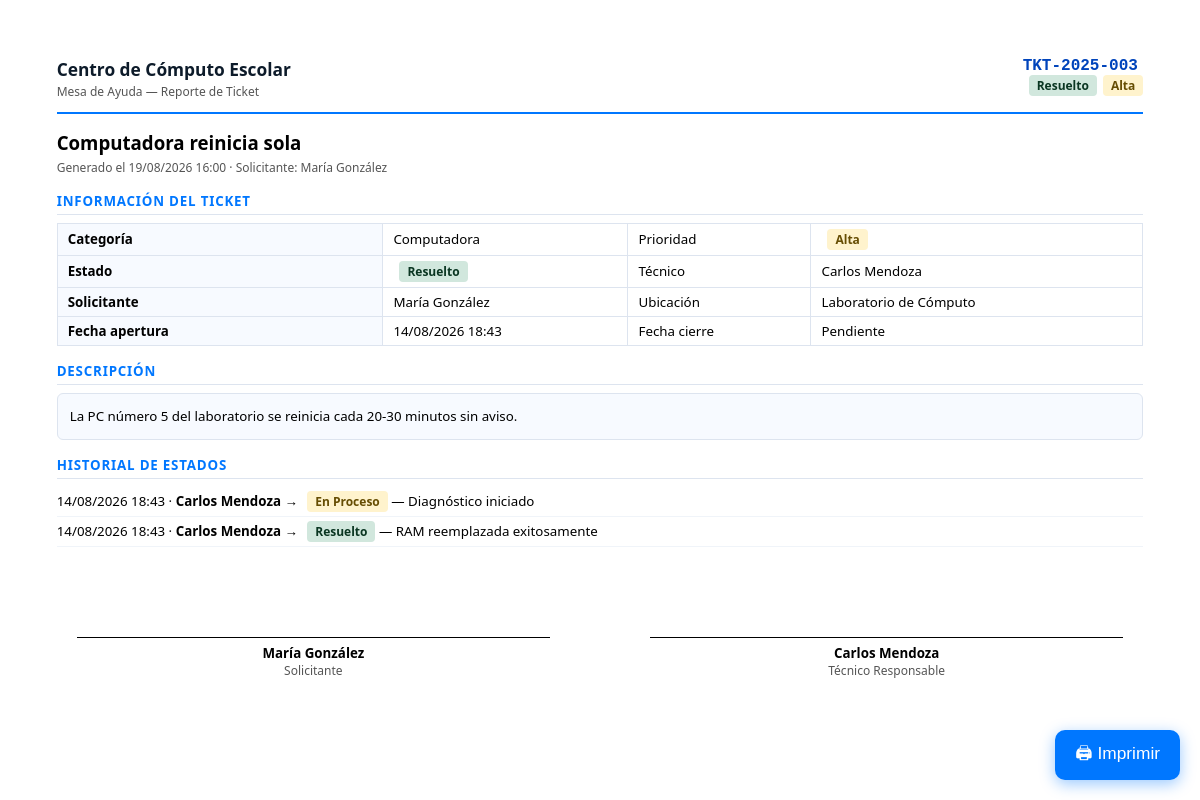
/index.php?c=reports&a=ticket&id=3 (signed in), run on the app's committed database.
### tables this page shows
CREATE TABLE IF NOT EXISTS tickets (id INT AUTO_INCREMENT PRIMARY KEY, folio VARCHAR(20) NOT NULL UNIQUE, titulo VARCHAR(200) NOT NULL, descripcion TEXT NOT NULL, categoria ENUM('internet','computadora','impresora','proyector','red','software','hardware','otro') NOT NULL, prioridad ENUM('baja','media','alta','critica') NOT NULL DEFAULT 'media', estado ENUM('abierto','en_proceso','en_espera','resuelto','cerrado') NOT NULL DEFAULT 'abierto', ubicacion VARCHAR(150) DEFAULT NULL, usuario_id INT NOT NULL, tecnico_id INT DEFAULT NULL, resolucion TEXT DEFAULT NULL, creado_en DATETIME NOT NULL DEFAULT CURRENT_TIMESTAMP, actualizado_en DATETIME NOT NULL DEFAULT CURRENT_TIMESTAMP ON UPDATE CURRENT_TIMESTAMP, cerrado_en DATETIME DEFAULT NULL, FOREIGN KEY (usuario_id) REFERENCES usuarios(id), FOREIGN KEY (tecnico_id) REFERENCES usuarios(id));

CREATE TABLE IF NOT EXISTS historial_estados (id INT AUTO_INCREMENT PRIMARY KEY, ticket_id INT NOT NULL, usuario_id INT NOT NULL, estado_anterior ENUM('abierto','en_proceso','en_espera','resuelto','cerrado') DEFAULT NULL, estado_nuevo ENUM('abierto','en_proceso','en_espera','resuelto','cerrado') NOT NULL, nota VARCHAR(255) DEFAULT NULL, creado_en DATETIME NOT NULL DEFAULT CURRENT_TIMESTAMP, FOREIGN KEY (ticket_id) REFERENCES tickets(id) ON DELETE CASCADE, FOREIGN KEY (usuario_id) REFERENCES usuarios(id));

### controllers/ReportController.php (called while the page is built, shortened)
<?php
require_once __DIR__ . '/../models/Ticket.php';
class ReportController {
    private Ticket $ticketModel;
    public function __construct() { $this->ticketModel = new Ticket(); $this->userModel = new User(); }
    public function ticketPdf(): void {
        $id     = (int)($_GET['id'] ?? 0);
        $ticket = $this->ticketModel->getById($id);
        $historial   = $this->ticketModel->getHistorial($id);
        $estados     = Ticket::ESTADOS; $prioridades = Ticket::PRIORIDADES; $categorias = Ticket::CATEGORIAS;
        require __DIR__ . '/../views/reports/ticket_pdf.php';
    }
}

### config/database.php (called while the page is built, shortened)
<?php
class Database {
    private static ?PDO $instance = null;
    public static function getConnection(): PDO {
        if (self::$instance === null) {
            $dsn = "mysql:host=" . DB_HOST . ";dbname=" . DB_NAME . ";charset=" . DB_CHARSET;
            $options = [
                PDO::ATTR_ERRMODE            => PDO::ERRMODE_EXCEPTION,
                PDO::ATTR_DEFAULT_FETCH_MODE => PDO::FETCH_ASSOC,
                PDO::ATTR_EMULATE_PREPARES   => false,
            ];
            try {
                self::$instance = new PDO($dsn, DB_USER, DB_PASS, $options);
            } catch (PDOException $e) {
                die(json_encode(['error' => 'Error de conexión: ' . $e->getMessage()]));
            }
        }
        return self::$instance;
    }
}

### models/Ticket.php (called while the page is built, shortened)
<?php
require_once __DIR__ . '/../config/database.php';
class Ticket {
    private PDO $db;
    public function __construct(){$this->db=Database::getConnection();}
    public function getById(int $id):array|false{
        $s=$this->db->prepare("SELECT t.*,CONCAT(u.nombre,' ',u.apellido) AS nombre_usuario,u.email AS email_usuario,u.departamento AS dept_usuario,CONCAT(te.nombre,' ',te.apellido) AS nombre_tecnico FROM tickets t JOIN usuarios u ON u.id=t.usuario_id LEFT JOIN usuarios te ON te.id=t.tecnico_id WHERE t.id=?");
        $s->execute([$id]);return $s->fetch();
    }
    public function getHistorial(int $tid):array{
        $s=$this->db->prepare("SELECT h.*,CONCAT(u.nombre,' ',u.apellido) AS nombre_usuario FROM historial_estados h JOIN usuarios u ON u.id=h.usuario_id WHERE h.ticket_id=? ORDER BY h.creado_en ASC");
        $s->execute([$tid]);return $s->fetchAll();
    }
}

### views/reports/ticket_pdf.php (the view, shortened to what this page needs)
<?php
$school='Centro de Cómputo Escolar';
$est=$estados[$ticket['estado']]??['label'=>$ticket['estado'],'color'=>'secondary'];
$pri=$prioridades[$ticket['prioridad']]??['label'=>$ticket['prioridad'],'color'=>'secondary'];
$cat=$categorias[$ticket['categoria']]??['label'=>$ticket['categoria'],'icon'=>'bi-tools'];
?><!DOCTYPE html><html lang="es"><head><meta charset="UTF-8"><title>Ticket <?=$ticket['folio']?></title>
</head><body>
<div class="header">
  <div><div class="school-name"><?=$school?></div><div class="school-sub">Mesa de Ayuda — Reporte de Ticket</div></div>
  <div class="text-right"><div class="folio"><?=htmlspecialchars($ticket['folio'])?></div><span class="badge badge-<?=$est['color']?>"><?=$est['label']?></span><span class="badge badge-<?=$pri['color']?>"><?=$pri['label']?></span></div>
</div>
<div style="font-size:14pt;font-weight:800;margin-bottom:4px"><?=htmlspecialchars($ticket['titulo'])?></div>
<div style="font-size:9pt;color:#555;margin-bottom:16px">Generado el <?=date('d/m/Y H:i')?> · Solicitante: <?=htmlspecialchars($ticket['nombre_usuario'])?></div>
<div class="seccion">Información del Ticket</div>
<table class="info">
  <tr><td>Categoría</td><td><?=$cat['label']?></td><td>Prioridad</td><td><span class="badge badge-<?=$pri['color']?>"><?=$pri['label']?></span></td></tr>
  <tr><td>Estado</td><td><span class="badge badge-<?=$est['color']?>"><?=$est['label']?></span></td><td>Técnico</td><td><?=htmlspecialchars($ticket['nombre_tecnico']??'Sin asignar')?></td></tr>
  <tr><td>Solicitante</td><td><?=htmlspecialchars($ticket['nombre_usuario'])?></td><td>Ubicación</td><td><?=htmlspecialchars($ticket['ubicacion']??'—')?></td></tr>
  <tr><td>Fecha apertura</td><td><?=date('d/m/Y H:i',strtotime($ticket['creado_en']))?></td><td>Fecha cierre</td><td><?=$ticket['cerrado_en']?date('d/m/Y H:i',strtotime($ticket['cerrado_en'])):'Pendiente'?></td></tr>
</table>
<div class="seccion">Descripción</div>
<div class="descripcion"><?=htmlspecialchars($ticket['descripcion'])?></div>
<?php if(!empty($historial)):?>
<div class="seccion">Historial de Estados</div>
<?php foreach($historial as $h):$hn=Ticket::ESTADOS[$h['estado_nuevo']]??['label'=>$h['estado_nuevo'],'color'=>'secondary'];?>
<div class="historial-item"><?=date('d/m/Y H:i',strtotime($h['creado_en']))?> · <strong><?=htmlspecialchars($h['nombre_usuario'])?></strong> → <span class="badge badge-<?=$hn['color']?>"><?=$hn['label']?></span><?=$h['nota']?' — '.htmlspecialchars($h['nota']):''?></div>
<?php endforeach;?>
<?php endif;?>
<div class="firmas">
  <div><div class="firma-linea"></div><div class="firma-nombre"><?=htmlspecialchars($ticket['nombre_usuario'])?></div><div class="firma-cargo">Solicitante</div></div>
  <div><div class="firma-linea"></div><div class="firma-nombre"><?=htmlspecialchars($ticket['nombre_tecnico']??'Técnico de Soporte')?></div><div class="firma-cargo">Técnico Responsable</div></div>
</div>
<button class="btn-print" onclick="window.print()">🖨 Imprimir</button>
</body></html>

### views/reports/ticket_pdf.php (style rules this page uses)
* { box-sizing:border-box;margin:0;padding:0; }
body { font-family:'Segoe UI',Arial,sans-serif;font-size:10.5pt;color:#000;padding:1.5cm; }
.header { display:flex;justify-content:space-between;align-items:flex-start;border-bottom:2px solid #0077ff;padding-bottom:12px;margin-bottom:16px; }
.school-name { font-size:13pt;font-weight:700;color:#0d1b2a; }
.school-sub { font-size:9pt;color:#555;margin-top:2px; }
.folio { font-family:monospace;font-size:12pt;font-weight:800;color:#0044bb; }
.badge { display:inline-block;padding:2px 8px;border-radius:4px;font-size:9pt;font-weight:700;margin-left:6px; }
.badge-success { background:#d1e7dd;color:#0a3622; }
.badge-warning { background:#fff3cd;color:#664d03; }
.seccion { font-size:10pt;font-weight:700;text-transform:uppercase;letter-spacing:.06em;color:#0077ff;border-bottom:1px solid #dde4ef;padding-bottom:4px;margin:16px 0 8px; }
table.info { width:100%;border-collapse:collapse;margin-bottom:12px; }
table.info td { padding:5px 10px;border:1px solid #dde4ef;font-size:10pt; }
table.info td:first-child { background:#f7faff;font-weight:600;width:30%; }
.descripcion { background:#f7faff;border:1px solid #dde4ef;border-radius:6px;padding:12px;font-size:10pt;line-height:1.6;white-space:pre-wrap;margin-bottom:12px; }
.historial-item { padding:4px 0;font-size:10pt;border-bottom:1px solid #f0f4f9; }
.firmas { display:grid;grid-template-columns:1fr 1fr;gap:60px;margin-top:40px; }
.firma-linea { border-top:1px solid #000;margin:50px 20px 6px; }
.firma-nombre { font-weight:700;font-size:10pt;text-align:center; }
.firma-cargo { font-size:9pt;color:#555;text-align:center; }
.btn-print { position:fixed;bottom:20px;right:20px;background:#0077ff;color:#fff;border:none;border-radius:10px;padding:10px 20px;cursor:pointer;font-size:13pt;box-shadow:0 4px 15px rgba(0,119,255,.4); }

### data on the page
tickets: folio "TKT-2025-003", estado "Resuelto", prioridad "Alta", titulo "Computadora reinicia sola", categoria "Computadora", ubicacion "Laboratorio de Cómputo", creado_en "14/08/2026 18:43", descripcion "La PC número 5 del laboratorio se reinicia cada 20-30 minutos sin aviso."
historial_estados: creado_en "14/08/2026 18:43", nombre_usuario "Carlos Mendoza", estado_nuevo "En Proceso", nota "Diagnóstico iniciado"
historial_estados: creado_en "14/08/2026 18:43", nombre_usuario "Carlos Mendoza", estado_nuevo "Resuelto", nota "RAM reemplazada exitosamente"

### other printed values
$school "Centro de Cómputo Escolar"
$ticket['nombre_usuario'] "María González"
$ticket['nombre_tecnico'] "Carlos Mendoza"
